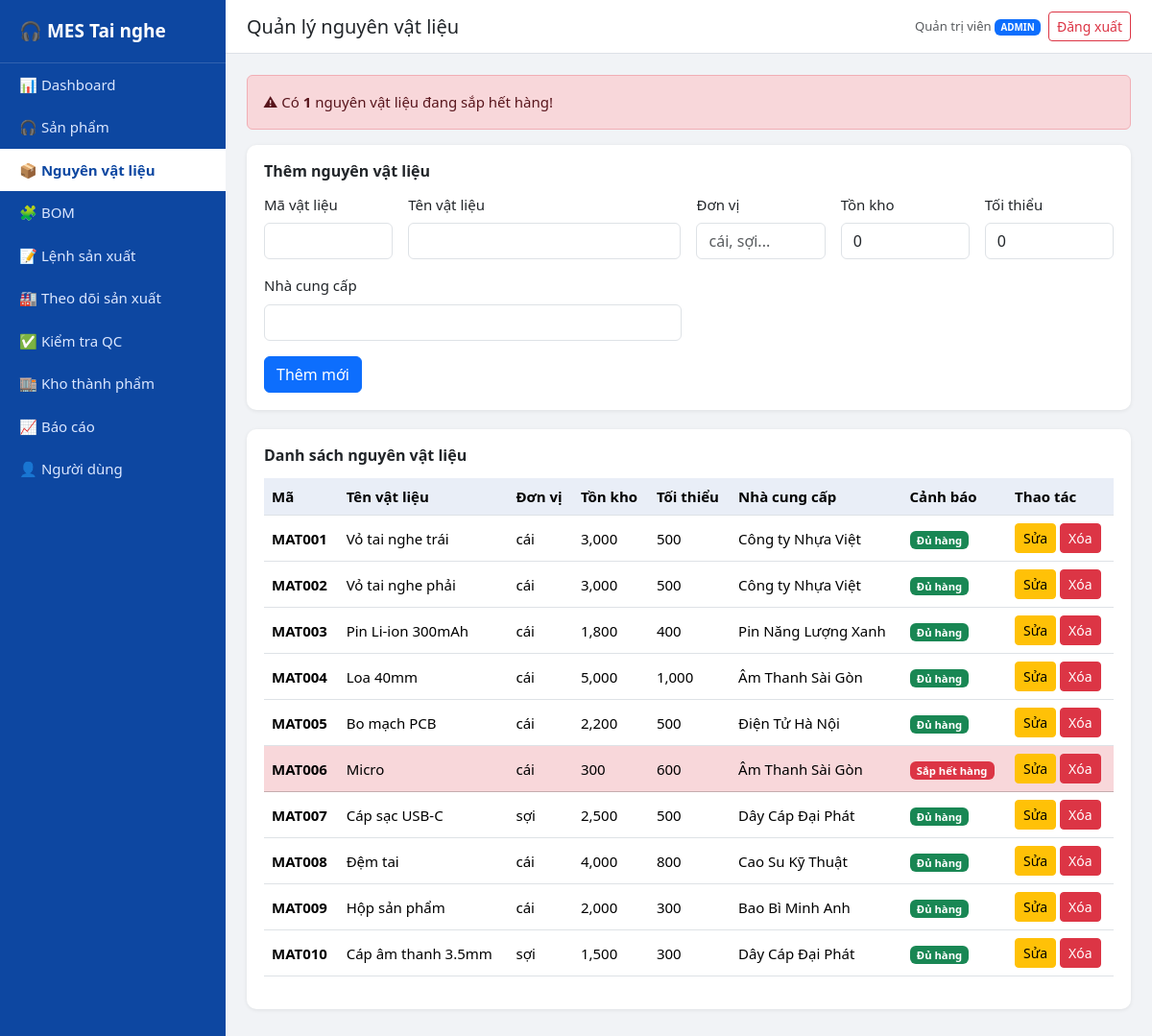
The app's page /materials.php (signed in) with its own data.
### tables this page shows
CREATE TABLE materials (
  id INT AUTO_INCREMENT PRIMARY KEY,
  code VARCHAR(20) NOT NULL UNIQUE,
  name VARCHAR(100) NOT NULL,
  unit VARCHAR(20) NOT NULL,
  stock_qty INT NOT NULL DEFAULT 0,
  min_qty INT NOT NULL DEFAULT 0,
  supplier VARCHAR(100)
);

### includes/auth.php (called while the page is built, shortened)
<?php
function e($s) { return htmlspecialchars((string)$s, ENT_QUOTES, 'UTF-8'); }
function is_logged_in() { return isset($_SESSION['user']); }
function is_admin()     { return is_logged_in() && $_SESSION['user']['role'] === 'admin'; }

### materials.php (the view, shortened to what this page needs)
<?php
require 'config/database.php';
require 'includes/auth.php';
$materials = $pdo->query('SELECT * FROM materials ORDER BY id')->fetchAll();
$low_count = 0;
foreach ($materials as $m) if ($m['stock_qty'] < $m['min_qty']) $low_count++;
$edit = null;
include 'includes/header.php';
include 'includes/sidebar.php';
?>
<?php if ($low_count > 0): ?>
    <div class="alert alert-danger">⚠ Có <b><?= $low_count ?></b> nguyên vật liệu đang sắp hết hàng!</div>
<?php endif; ?>
<?php if (is_admin()): ?>
<div class="box">
    <h6><?= $edit ? 'Sửa nguyên vật liệu' : 'Thêm nguyên vật liệu' ?></h6>
    <form method="post" class="row g-3">
        <div class="col-md-2"><label class="form-label">Mã vật liệu</label>
            <input name="code" class="form-control" required value="<?= e($edit['code'] ?? '') ?>"></div>
        <div class="col-md-4"><label class="form-label">Tên vật liệu</label>
            <input name="name" class="form-control" required value="<?= e($edit['name'] ?? '') ?>"></div>
        <div class="col-md-2"><label class="form-label">Đơn vị</label>
            <input name="unit" class="form-control" required value="<?= e($edit['unit'] ?? '') ?>" placeholder="cái, sợi..."></div>
        <div class="col-md-2"><label class="form-label">Tồn kho</label>
            <input name="stock_qty" type="number" min="0" class="form-control" required value="<?= e($edit['stock_qty'] ?? 0) ?>"></div>
        <div class="col-md-2"><label class="form-label">Tối thiểu</label>
            <input name="min_qty" type="number" min="0" class="form-control" required value="<?= e($edit['min_qty'] ?? 0) ?>"></div>
        <div class="col-md-6"><label class="form-label">Nhà cung cấp</label>
            <input name="supplier" class="form-control" value="<?= e($edit['supplier'] ?? '') ?>"></div>
        <div class="col-12">
            <button class="btn btn-primary"><?= $edit ? 'Cập nhật' : 'Thêm mới' ?></button>
        </div>
    </form>
</div>
<?php endif; ?>
<div class="box">
    <h6>Danh sách nguyên vật liệu</h6>
    <div class="table-responsive">
    <table class="table table-hover align-middle">
        <thead><tr><th>Mã</th><th>Tên vật liệu</th><th>Đơn vị</th><th>Tồn kho</th><th>Tối thiểu</th><th>Nhà cung cấp</th><th>Cảnh báo</th><?php if (is_admin()): ?><th>Thao tác</th><?php endif; ?></tr></thead>
        <tbody>
        <?php foreach ($materials as $m): $low = $m['stock_qty'] < $m['min_qty']; ?>
            <tr class="<?= $low ? 'table-danger' : '' ?>">
                <td><b><?= e($m['code']) ?></b></td>
                <td><?= e($m['name']) ?></td>
                <td><?= e($m['unit']) ?></td>
                <td><?= number_format($m['stock_qty']) ?></td>
                <td><?= number_format($m['min_qty']) ?></td>
                <td><?= e($m['supplier']) ?></td>
                <td><?= $low ? '<span class="badge bg-danger">Sắp hết hàng</span>' : '<span class="badge bg-success">Đủ hàng</span>' ?></td>
                <?php if (is_admin()): ?>
                <td class="text-nowrap">
                    <a href="materials.php?edit=<?= $m['id'] ?>" class="btn btn-sm btn-warning">Sửa</a>
                    <form method="post" class="d-inline form-delete">
                        <button class="btn btn-sm btn-danger">Xóa</button>
                    </form>
                </td>
                <?php endif; ?>
            </tr>
        <?php endforeach; ?>
        </tbody>
    </table>
    </div>
</div>
<?php include 'includes/footer.php'; ?>

### css/style.css (style rules this page uses)
body { background: #f1f3f6; font-size: 15px; }
.box { background: #fff; border-radius: 10px; padding: 18px; box-shadow: 0 1px 4px rgba(0,0,0,.08); margin-bottom: 20px; }
.box h6 { font-weight: 600; margin-bottom: 14px; }
.table th { background: #e9eef7; white-space: nowrap; }

### records on screen
materials: code "MAT001", name "Vỏ tai nghe trái", unit "cái", stock_qty "3,000", min_qty "500", supplier "Công ty Nhựa Việt", shows "Đủ hàng"
materials: code "MAT002", name "Vỏ tai nghe phải", unit "cái", stock_qty "3,000", min_qty "500", supplier "Công ty Nhựa Việt", shows "Đủ hàng"
materials: code "MAT003", name "Pin Li-ion 300mAh", unit "cái", stock_qty "1,800", min_qty "400", supplier "Pin Năng Lượng Xanh", shows "Đủ hàng"
materials: code "MAT004", name "Loa 40mm", unit "cái", stock_qty "5,000", min_qty "1,000", supplier "Âm Thanh Sài Gòn", shows "Đủ hàng"
materials: code "MAT005", name "Bo mạch PCB", unit "cái", stock_qty "2,200", min_qty "500", supplier "Điện Tử Hà Nội", shows "Đủ hàng"
materials: code "MAT006", name "Micro", unit "cái", stock_qty "300", min_qty "600", supplier "Âm Thanh Sài Gòn", shows "Sắp hết hàng"
materials: code "MAT007", name "Cáp sạc USB-C", unit "sợi", stock_qty "2,500", min_qty "500", supplier "Dây Cáp Đại Phát", shows "Đủ hàng"
materials: code "MAT008", name "Đệm tai", unit "cái", stock_qty "4,000", min_qty "800", supplier "Cao Su Kỹ Thuật", shows "Đủ hàng"
materials: code "MAT009", name "Hộp sản phẩm", unit "cái", stock_qty "2,000", min_qty "300", supplier "Bao Bì Minh Anh", shows "Đủ hàng"
materials: code "MAT010", name "Cáp âm thanh 3.5mm", unit "sợi", stock_qty "1,500", min_qty "300", supplier "Dây Cáp Đại Phát", shows "Đủ hàng"

### other values on screen
$item[1] "📊"
$item[0] "Dashboard"
$item[1] "🎧"
$item[0] "Sản phẩm"
$item[1] "📦"
$item[0] "Nguyên vật liệu"
$item[1] "🧩"
$item[0] "BOM"
$item[1] "📝"
$item[0] "Lệnh sản xuất"
$item[1] "🏭"
$item[0] "Theo dõi sản xuất"
$item[1] "✅"
$item[0] "Kiểm tra QC"
$item[1] "🏬"
